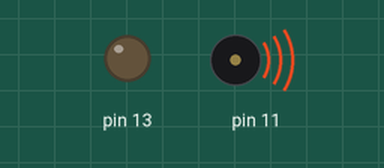
A sketch run on a simulated Arduino Uno, built with avr-gcc and run on an emulated ATmega328P. On the bench: output pins drawn as LEDs (lit = HIGH), buzzer (waves = sounding).

Above: at 0.5 s.
Timing chart, 0 to 4.6 s (numbered marks = the images above):
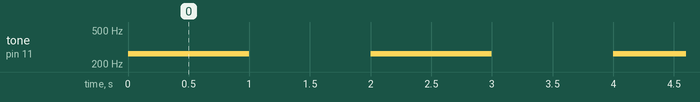

The sketch:

buzzer.ino
```cpp
void setup() {
  // put your setup code here, to run once:
  pinMode(13, OUTPUT);
}

void loop() {
  // put your main code here, to run repeatedly:
  // tone(13, HIGH);
  // delay(1000);
  // digitalWrite(13, LOW);
  // delay(1000);
  tone(11, 262);
  delay(1000);
  noTone(11);
  delay(1000);
}
```

Measured:
- by itself, tone on pin 11: alternates 262 Hz for 1.0 s and silent for 1.0 s
